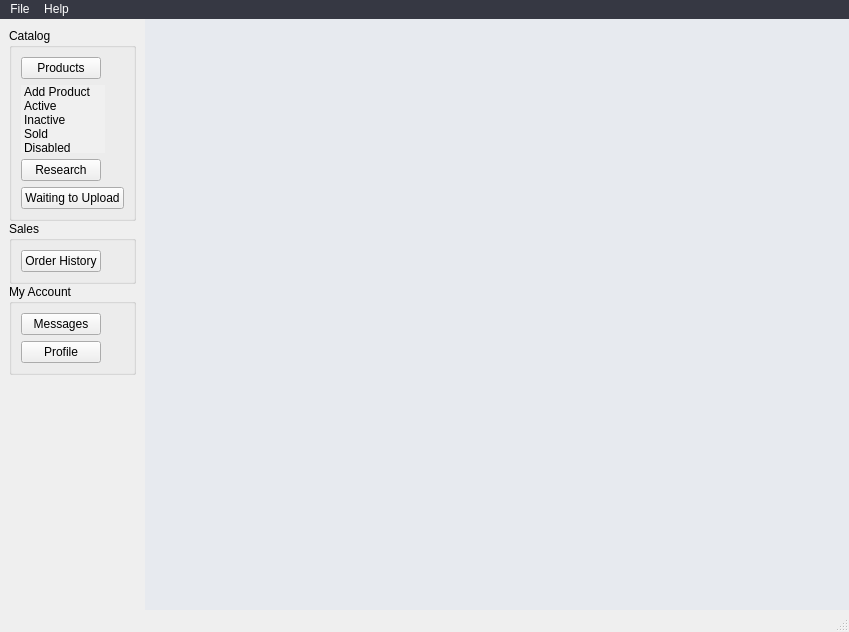
<?xml version="1.0" encoding="UTF-8"?>
<ui version="4.0">
 <class>HSMainWindow</class>
 <widget class="QMainWindow" name="HSMainWindow">
  <property name="geometry">
   <rect>
    <x>0</x>
    <y>0</y>
    <width>849</width>
    <height>632</height>
   </rect>
  </property>
  <property name="sizePolicy">
   <sizepolicy hsizetype="Fixed" vsizetype="Fixed">
    <horstretch>0</horstretch>
    <verstretch>0</verstretch>
   </sizepolicy>
  </property>
  <property name="minimumSize">
   <size>
    <width>849</width>
    <height>632</height>
   </size>
  </property>
  <property name="mouseTracking">
   <bool>true</bool>
  </property>
  <property name="contextMenuPolicy">
   <enum>Qt::CustomContextMenu</enum>
  </property>
  <property name="windowTitle">
   <string>HangarSwap Seller App</string>
  </property>
  <property name="styleSheet">
   <string notr="true">QMenuBar {
	background-color: rgb(54, 56, 67);
	
	color: rgb(255, 255, 255);

}</string>
  </property>
  <property name="tabShape">
   <enum>QTabWidget::Rounded</enum>
  </property>
  <property name="unifiedTitleAndToolBarOnMac">
   <bool>false</bool>
  </property>
  <widget class="QWidget" name="centralwidget">
   <property name="mouseTracking">
    <bool>true</bool>
   </property>
   <layout class="QGridLayout" name="gridLayout">
    <property name="leftMargin">
     <number>0</number>
    </property>
    <property name="topMargin">
     <number>0</number>
    </property>
    <property name="rightMargin">
     <number>0</number>
    </property>
    <property name="bottomMargin">
     <number>0</number>
    </property>
    <property name="horizontalSpacing">
     <number>0</number>
    </property>
    <item row="0" column="0">
     <widget class="QFrame" name="sidebar_2">
      <property name="styleSheet">
       <string notr="true">background-color: rgb(245, 245, 245);
font: 8pt &quot;Open Sans&quot;;
QPushButton {cursor:&quot;Pointing Hand&quot;;}</string>
      </property>
      <layout class="QVBoxLayout" name="sidebar">
       <property name="spacing">
        <number>0</number>
       </property>
       <property name="sizeConstraint">
        <enum>QLayout::SetDefaultConstraint</enum>
       </property>
       <item>
        <widget class="QGroupBox" name="catalogGroupBox">
         <property name="sizePolicy">
          <sizepolicy hsizetype="Preferred" vsizetype="Fixed">
           <horstretch>0</horstretch>
           <verstretch>0</verstretch>
          </sizepolicy>
         </property>
         <property name="title">
          <string>Catalog</string>
         </property>
         <property name="flat">
          <bool>true</bool>
         </property>
         <layout class="QVBoxLayout" name="verticalLayout_2">
          <item>
           <widget class="QPushButton" name="productsBtn">
            <property name="sizePolicy">
             <sizepolicy hsizetype="Fixed" vsizetype="MinimumExpanding">
              <horstretch>0</horstretch>
              <verstretch>0</verstretch>
             </sizepolicy>
            </property>
            <property name="maximumSize">
             <size>
              <width>16777215</width>
              <height>23</height>
             </size>
            </property>
            <property name="cursor">
             <cursorShape>ArrowCursor</cursorShape>
            </property>
            <property name="styleSheet">
             <string notr="true"/>
            </property>
            <property name="text">
             <string>Products</string>
            </property>
            <property name="checkable">
             <bool>false</bool>
            </property>
            <property name="flat">
             <bool>false</bool>
            </property>
           </widget>
          </item>
          <item alignment="Qt::AlignLeft">
           <widget class="QListWidget" name="productsMenuList">
            <property name="sizePolicy">
             <sizepolicy hsizetype="Preferred" vsizetype="Fixed">
              <horstretch>0</horstretch>
              <verstretch>0</verstretch>
             </sizepolicy>
            </property>
            <property name="minimumSize">
             <size>
              <width>0</width>
              <height>0</height>
             </size>
            </property>
            <property name="autoFillBackground">
             <bool>false</bool>
            </property>
            <property name="styleSheet">
             <string notr="true">background-color: rgb(240, 240, 240);</string>
            </property>
            <property name="frameShape">
             <enum>QFrame::NoFrame</enum>
            </property>
            <property name="frameShadow">
             <enum>QFrame::Plain</enum>
            </property>
            <property name="verticalScrollBarPolicy">
             <enum>Qt::ScrollBarAlwaysOff</enum>
            </property>
            <property name="horizontalScrollBarPolicy">
             <enum>Qt::ScrollBarAlwaysOff</enum>
            </property>
            <property name="sizeAdjustPolicy">
             <enum>QAbstractScrollArea::AdjustToContents</enum>
            </property>
            <property name="editTriggers">
             <set>QAbstractItemView::SelectedClicked</set>
            </property>
            <property name="showDropIndicator" stdset="0">
             <bool>false</bool>
            </property>
            <property name="movement">
             <enum>QListView::Free</enum>
            </property>
            <property name="resizeMode">
             <enum>QListView::Adjust</enum>
            </property>
            <property name="layoutMode">
             <enum>QListView::SinglePass</enum>
            </property>
            <property name="viewMode">
             <enum>QListView::ListMode</enum>
            </property>
            <property name="uniformItemSizes">
             <bool>true</bool>
            </property>
            <item>
             <property name="text">
              <string>Add Product</string>
             </property>
             <property name="flags">
              <set>ItemIsSelectable|ItemIsUserCheckable|ItemIsEnabled</set>
             </property>
            </item>
            <item>
             <property name="text">
              <string>Active</string>
             </property>
             <property name="flags">
              <set>ItemIsSelectable|ItemIsUserCheckable|ItemIsEnabled</set>
             </property>
            </item>
            <item>
             <property name="text">
              <string>Inactive</string>
             </property>
             <property name="flags">
              <set>ItemIsSelectable|ItemIsUserCheckable|ItemIsEnabled</set>
             </property>
            </item>
            <item>
             <property name="text">
              <string>Sold</string>
             </property>
             <property name="flags">
              <set>ItemIsSelectable|ItemIsUserCheckable|ItemIsEnabled</set>
             </property>
            </item>
            <item>
             <property name="text">
              <string>Disabled</string>
             </property>
             <property name="flags">
              <set>ItemIsSelectable|ItemIsUserCheckable|ItemIsEnabled</set>
             </property>
            </item>
           </widget>
          </item>
          <item>
           <widget class="QPushButton" name="researchBtn">
            <property name="sizePolicy">
             <sizepolicy hsizetype="Fixed" vsizetype="MinimumExpanding">
              <horstretch>0</horstretch>
              <verstretch>0</verstretch>
             </sizepolicy>
            </property>
            <property name="text">
             <string>Research</string>
            </property>
           </widget>
          </item>
          <item>
           <widget class="QPushButton" name="pendBtn">
            <property name="sizePolicy">
             <sizepolicy hsizetype="Fixed" vsizetype="Fixed">
              <horstretch>0</horstretch>
              <verstretch>0</verstretch>
             </sizepolicy>
            </property>
            <property name="text">
             <string>Waiting to Upload</string>
            </property>
            <attribute name="buttonGroup">
             <string notr="true">main_view_group</string>
            </attribute>
           </widget>
          </item>
         </layout>
        </widget>
       </item>
       <item>
        <widget class="QGroupBox" name="salesGroupBox">
         <property name="sizePolicy">
          <sizepolicy hsizetype="Preferred" vsizetype="Preferred">
           <horstretch>0</horstretch>
           <verstretch>0</verstretch>
          </sizepolicy>
         </property>
         <property name="title">
          <string>Sales</string>
         </property>
         <property name="flat">
          <bool>true</bool>
         </property>
         <layout class="QVBoxLayout" name="verticalLayout_3">
          <item>
           <widget class="QPushButton" name="ordersBtn">
            <property name="sizePolicy">
             <sizepolicy hsizetype="Fixed" vsizetype="Fixed">
              <horstretch>0</horstretch>
              <verstretch>0</verstretch>
             </sizepolicy>
            </property>
            <property name="text">
             <string>Order History</string>
            </property>
           </widget>
          </item>
         </layout>
        </widget>
       </item>
       <item>
        <widget class="QGroupBox" name="accountGroupBox">
         <property name="sizePolicy">
          <sizepolicy hsizetype="Preferred" vsizetype="Preferred">
           <horstretch>0</horstretch>
           <verstretch>0</verstretch>
          </sizepolicy>
         </property>
         <property name="title">
          <string>My Account</string>
         </property>
         <property name="flat">
          <bool>true</bool>
         </property>
         <layout class="QVBoxLayout" name="verticalLayout_4">
          <item alignment="Qt::AlignLeft">
           <widget class="QPushButton" name="messagesBtn">
            <property name="sizePolicy">
             <sizepolicy hsizetype="Fixed" vsizetype="Fixed">
              <horstretch>0</horstretch>
              <verstretch>0</verstretch>
             </sizepolicy>
            </property>
            <property name="text">
             <string>Messages</string>
            </property>
           </widget>
          </item>
          <item>
           <widget class="QPushButton" name="profileBtn">
            <property name="sizePolicy">
             <sizepolicy hsizetype="Fixed" vsizetype="Fixed">
              <horstretch>0</horstretch>
              <verstretch>0</verstretch>
             </sizepolicy>
            </property>
            <property name="text">
             <string>Profile</string>
            </property>
           </widget>
          </item>
         </layout>
        </widget>
       </item>
       <item>
        <spacer name="verticalSpacer">
         <property name="orientation">
          <enum>Qt::Vertical</enum>
         </property>
         <property name="sizeType">
          <enum>QSizePolicy::MinimumExpanding</enum>
         </property>
         <property name="sizeHint" stdset="0">
          <size>
           <width>20</width>
           <height>345</height>
          </size>
         </property>
        </spacer>
       </item>
      </layout>
     </widget>
    </item>
    <item row="0" column="1">
     <widget class="QWidget" name="widget" native="true">
      <property name="sizePolicy">
       <sizepolicy hsizetype="Expanding" vsizetype="Expanding">
        <horstretch>0</horstretch>
        <verstretch>0</verstretch>
       </sizepolicy>
      </property>
      <property name="minimumSize">
       <size>
        <width>698</width>
        <height>530</height>
       </size>
      </property>
      <property name="styleSheet">
       <string notr="true">background-color: rgb(231, 234, 239);</string>
      </property>
     </widget>
    </item>
   </layout>
  </widget>
  <widget class="QMenuBar" name="menubar">
   <property name="geometry">
    <rect>
     <x>0</x>
     <y>0</y>
     <width>849</width>
     <height>21</height>
    </rect>
   </property>
   <widget class="QMenu" name="menuFile">
    <property name="title">
     <string>File</string>
    </property>
    <widget class="QMenu" name="menuNew">
     <property name="title">
      <string>New</string>
     </property>
     <addaction name="actionNewItem"/>
     <addaction name="actionTemplate"/>
    </widget>
    <widget class="QMenu" name="menuSynchronize">
     <property name="title">
      <string>Synchronize</string>
     </property>
     <addaction name="actionAll_Items"/>
     <addaction name="actionCheck_for_New_Items"/>
     <addaction name="actionUpload_Waiting_Items"/>
    </widget>
    <widget class="QMenu" name="menuLoad">
     <property name="title">
      <string>Load</string>
     </property>
     <addaction name="actionInventory_CSV"/>
    </widget>
    <widget class="QMenu" name="menuExport_CSV">
     <property name="title">
      <string>Export CSV</string>
     </property>
     <addaction name="actionActive_Catalog"/>
     <addaction name="actionInactive_Items"/>
     <addaction name="actionGlobal_Catalog"/>
    </widget>
    <addaction name="menuNew"/>
    <addaction name="menuLoad"/>
    <addaction name="menuExport_CSV"/>
    <addaction name="actionClose"/>
    <addaction name="separator"/>
    <addaction name="menuSynchronize"/>
   </widget>
   <widget class="QMenu" name="menuHelp">
    <property name="title">
     <string>Help</string>
    </property>
    <addaction name="actionN_A"/>
   </widget>
   <addaction name="menuFile"/>
   <addaction name="menuHelp"/>
  </widget>
  <widget class="QStatusBar" name="statusbar"/>
  <action name="actionNewItem">
   <property name="text">
    <string>Item</string>
   </property>
  </action>
  <action name="actionTemplate">
   <property name="text">
    <string>Template</string>
   </property>
  </action>
  <action name="actionClose">
   <property name="text">
    <string>Close</string>
   </property>
  </action>
  <action name="actionAll_Items">
   <property name="text">
    <string>All Items</string>
   </property>
  </action>
  <action name="actionCheck_for_New_Items">
   <property name="text">
    <string>Check for New Items</string>
   </property>
  </action>
  <action name="actionUpload_Waiting_Items">
   <property name="text">
    <string>Upload Waiting Items</string>
   </property>
  </action>
  <action name="actionN_A">
   <property name="text">
    <string>N/A</string>
   </property>
  </action>
  <action name="actionInventory_CSV">
   <property name="text">
    <string>Inventory CSV</string>
   </property>
  </action>
  <action name="actionActive_Catalog">
   <property name="text">
    <string>Active</string>
   </property>
  </action>
  <action name="actionInactive_Items">
   <property name="text">
    <string>Inactive</string>
   </property>
  </action>
  <action name="actionGlobal_Catalog">
   <property name="text">
    <string>Global Catalog</string>
   </property>
  </action>
 </widget>
 <resources/>
 <connections/>
 <buttongroups>
  <buttongroup name="main_view_group"/>
  <buttongroup name="buttonGroup"/>
 </buttongroups>
</ui>
